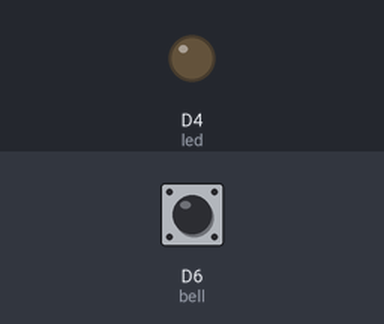
This sketch was run on a simulated ESP8266 (NodeMCU). Shown: output pins drawn as LEDs (lit = HIGH). The test bench sets the inputs (shaded band); at power-on: D6 (bell) HIGH. WiFi joins after 1.5 s; servers stay silent unless stated; uploads are accepted with an empty reply; what the sketch prints to the serial monitor is not drawn.

Above: at 6.6 s.
8.3 s: D6 (bell) pulled LOW for 3.2 s
At 9.0 s:
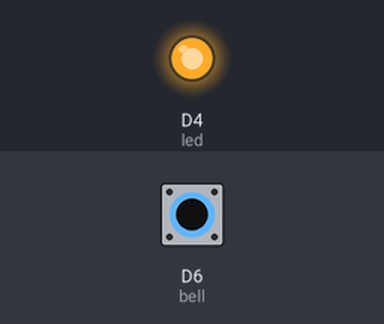
Timing chart, 0 to 19.0 s (numbered marks = the images above; inputs shaded):
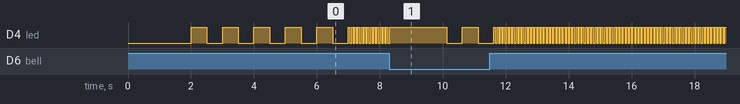

The sketch:

autawifi.ino
```cpp
#include <ESP8266WiFi.h>

const char * ssid = "YOUR SSID";
const char * password = "YOUR PASSWORD";

int sensorValue = 0;

const int led = 2; //Blue on board LED is on PIN2.  Active LOW.  Blinks it between reads
const int bell = D6; //IMPORTANT. YOU NEED A PULLUP

const char * host = "192.168.1.5"; //Your PC, Laptop, RaspberryPI, etc running HTTP SERVER for receive notification
const int httpPort = 7123;
const char * url = "/";

void setup() { // This is run once.

    pinMode(led, OUTPUT); // set up the onbaord LED pin as an output.
    pinMode(bell, INPUT_PULLUP); //IMPORTANTE EL PULLUP
    delay(500);

    Serial.begin(115200);

    // wait until serial port opens for native USB devices
    while (!Serial) {
        delay(10);
    }

    // Connect to WiFi network
    Serial.println();
    Serial.println();
    Serial.print("Connecting to ");
    Serial.println(ssid);

    WiFi.mode(WIFI_STA);

    WiFi.begin(ssid, password);

    while (WiFi.status() != WL_CONNECTED) {
        delay(500);
        Serial.print(".");
    }

    Serial.println();

    Serial.println("WiFi connected");

    Serial.println(ssid);

    Serial.println(WiFi.localIP());

    for (int x = 0; x < 10; x++) {

        digitalWrite(led, !digitalRead(led));

        delay(500);
    }
}

void loop() {

    sensorValue = digitalRead(bell);
    digitalWrite(led, !digitalRead(led));
    Serial.println("Waiting for DoorBell....");
    Serial.println(sensorValue);
    delay(50);

    if (sensorValue == LOW) {

        Serial.println("----------Doorbell Dectected----------");

        dingdong();

        do
        {
            digitalWrite(led, !digitalRead(led));
            Serial.println("Doorbell in process...");
            delay(500);
            sensorValue = digitalRead(bell);
        }while(sensorValue == LOW);
    }
}

void dingdong() {
    WiFiClient client;

    if (!client.connect(host, httpPort)) {
        Serial.println("connection failed");
        return;
    }

    client.print(String("GET ") + url + " HTTP/1.1\r\n" + "Host: " + host + "\r\n" + "Connection: close\r\n\r\n");

    delay(500); // Delay for web traffic; maybe not required.

    // Read all the lines of the reply from server and print them to Serial
    while (client.available()) {
        Serial.println(client.readStringUntil('\r'));
    }
}
```
